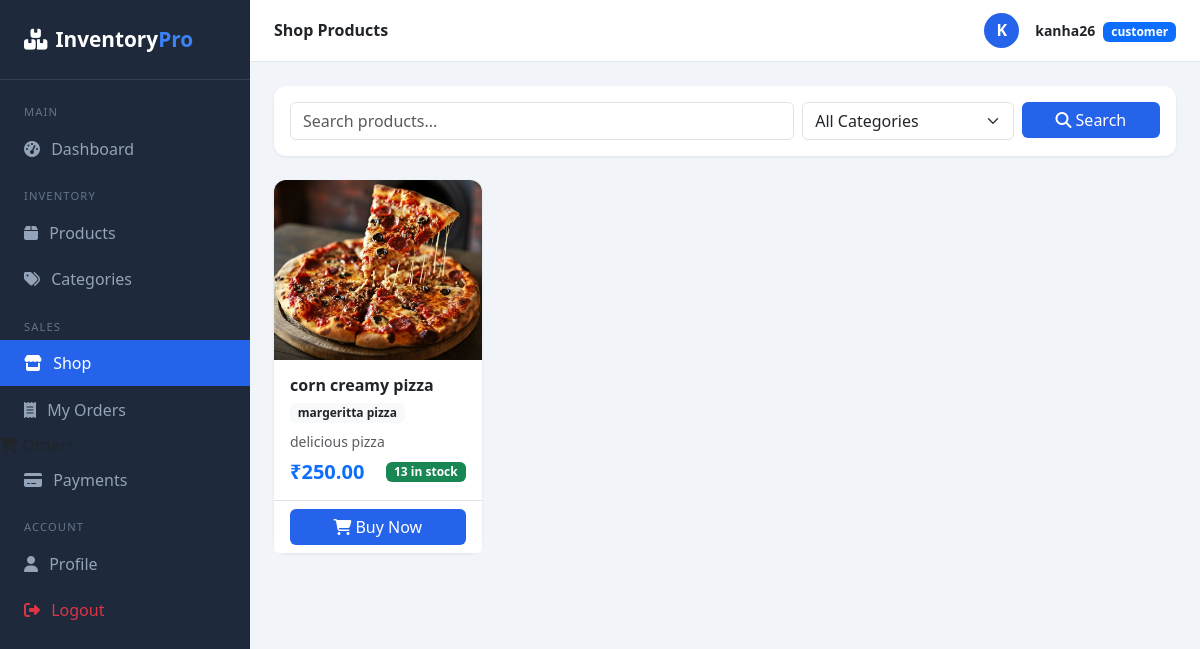
Page /orders/shop/ (signed in) on the committed database.
### accounts/models.py (models this page shows, shortened)
class User(AbstractUser):
    class Role(models.TextChoices):
        ADMIN = "admin", "Admin"
        STAFF = "staff", "Staff"
        CUSTOMER = "customer", "Customer"
    role = models.CharField(max_length=20, choices=Role.choices, default=Role.CUSTOMER)
    email = models.EmailField(unique=True)
    phone = models.CharField(max_length=15, blank=True)
    profile_photo = models.ImageField(upload_to="profiles/", blank=True, null=True)
    address = models.TextField(blank=True)

### products/models.py (models this page shows, shortened)
class Product(models.Model):
    category = models.ForeignKey(
        Category,
        on_delete=models.SET_NULL,
        null=True,
        blank=True,
        related_name="products"
    )
    name = models.CharField(max_length=200)
    sku = models.CharField(max_length=50, unique=True)
    description = models.TextField(blank=True)
    price = models.DecimalField(max_digits=10, decimal_places=2)
    cost_price = models.DecimalField(max_digits=10, decimal_places=2)
    stock_quantity = models.PositiveIntegerField(default=0)
    low_stock_threshold = models.PositiveIntegerField(default=10)
    image = models.ImageField(upload_to="products/", blank=True, null=True)
    is_active = models.BooleanField(default=True)
    created_at = models.DateTimeField(auto_now_add=True)
    updated_at = models.DateTimeField(auto_now=True)

class Category(models.Model):
    name = models.CharField(max_length=100, unique=True)
    description = models.TextField(blank=True)
    created_at = models.DateTimeField(auto_now_add=True)
    class Meta:
        verbose_name_plural = "Categories"

### orders/views.py (the view)
# urls.py: path("shop/", views.storefront, name="storefront"),
@login_required
def storefront(request):
    query = request.GET.get("q", "")
    category_id = request.GET.get("category", "")
    products = Product.objects.filter(is_active=True, stock_quantity__gt=0)
    if query:
        products = products.filter(Q(name__icontains=query) | Q(description__icontains=query))
    if category_id:
        products = products.filter(category_id=category_id)
    categories = Category.objects.all()
    return render(request, "orders/storefront.html", {
        "products": products,
        "categories": categories,
        "query": query,
    })

### inventory_project/templates/orders/storefront.html (shortened to what this page needs)
{% extends 'base.html' %}
{% block page_title %}Shop Products{% endblock %}
{% block content %}
<div class="card mb-4">
  <div class="card-body">
    <form method="get" class="row g-2">
      <div class="col-md-7">
        <input type="text" name="q" value="{{ query }}" class="form-control"
               placeholder="Search products...">
      </div>
      <div class="col-md-3">
        <select name="category" class="form-select">
          <option value="">All Categories</option>
        </select>
      </div>
      <div class="col-md-2">
        <button class="btn btn-primary w-100"><i class="fas fa-search"></i> Search</button>
      </div>
    </form>
  </div>
</div>
<div class="row g-4">
  {% for product in products %}
  <div class="col-md-4 col-lg-3">
    <div class="card h-100">
      <div style="height:180px; background:#f1f5f9; display:flex; align-items:center; justify-content:center; border-radius:12px 12px 0 0; overflow:hidden;">
        {% if product.image %}
          <img src="{{ product.image.url }}" style="width:100%; height:100%; object-fit:cover;">
        {% else %}
          <i class="fas fa-image fa-3x text-secondary opacity-50"></i>
        {% endif %}
      </div>
      <div class="card-body">
        <h6 class="fw-bold mb-1">{{ product.name }}</h6>
        {% if product.category %}
          <span class="badge bg-light text-dark mb-2">{{ product.category.name }}</span>
        {% endif %}
        <p class="text-muted small mb-2">{{ product.description|truncatewords:12 }}</p>
        <div class="d-flex justify-content-between align-items-center mt-2">
          <h5 class="fw-bold text-primary mb-0">₹{{ product.price }}</h5>
          <span class="badge bg-success">{{ product.stock_quantity }} in stock</span>
        </div>
      </div>
      <div class="card-footer bg-white border-top">
        <a href="{% url 'buy_now' product.id %}" class="btn btn-primary w-100">
          <i class="fas fa-shopping-cart me-1"></i>Buy Now
        </a>
      </div>
    </div>
  </div>
  {% empty %}
  <div class="col-12 text-center py-5">
    <i class="fas fa-box-open fa-3x text-muted mb-3"></i>
    <p class="text-muted">No products available right now.</p>
  </div>
  {% endfor %}
</div>
{% endblock %}

### inventory_project/templates/base.html (shortened to what this page needs)
<!DOCTYPE html>
<html lang="en">
<head>
  <link href="https://cdn.jsdelivr.net/npm/bootstrap@5.3.0/dist/css/bootstrap.min.css" rel="stylesheet">
  <link href="https://cdnjs.cloudflare.com/ajax/libs/font-awesome/6.4.0/css/all.min.css" rel="stylesheet">
</head>
<body>
{% if user.is_authenticated %}
<div class="sidebar">
  <div class="sidebar-brand">
    <i class="fas fa-boxes me-2"></i>Inventory<span>Pro</span>
  </div>
  <nav class="mt-2">
    <div class="nav-label">Main</div>
    <a href="{% url 'dashboard' %}" class="nav-link {% if request.resolver_match.url_name == 'dashboard' %}active{% endif %}">
      <i class="fas fa-tachometer-alt"></i> Dashboard</a>
    <div class="nav-label">Inventory</div>
    <a href="{% url 'product_list' %}" class="nav-link {% if 'product' in request.resolver_match.url_name %}active{% endif %}">
      <i class="fas fa-box"></i> Products</a>
    <a href="{% url 'category_list' %}" class="nav-link {% if 'category' in request.resolver_match.url_name %}active{% endif %}">
      <i class="fas fa-tags"></i> Categories</a>
    <div class="nav-label">Sales</div>
    {% if user.role == 'customer' %}
      <a href="{% url 'storefront' %}" class="nav-link {% if request.resolver_match.url_name == 'storefront' %}active{% endif %}">
        <i class="fas fa-store"></i> Shop</a>
      <a href="{% url 'my_orders' %}" class="nav-link {% if request.resolver_match.url_name == 'my_orders' %}active{% endif %}">
        <i class="fas fa-receipt"></i> My Orders</a>
    {% endif %}
        <i class="fas fa-shopping-cart"></i> Orders</a>
      <a href="{% url 'payment_list' %}" class="nav-link {% if 'payment' in request.resolver_match.url_name %}active{% endif %}">
        <i class="fas fa-credit-card"></i> Payments</a>
    <div class="nav-label">Account</div>
    <a href="{% url 'profile' %}" class="nav-link {% if request.resolver_match.url_name == 'profile' %}active{% endif %}">
      <i class="fas fa-user"></i> Profile</a>
    <a href="{% url 'logout' %}" class="nav-link text-danger">
      <i class="fas fa-sign-out-alt"></i> Logout</a>
  </nav>
</div>
<div class="main-content">
  <div class="topbar">
    <h6 class="mb-0 fw-semibold">{% block page_title %}Dashboard{% endblock %}</h6>
    <div class="d-flex align-items-center gap-3">
      {% if user.profile_photo %}
        <img src="{{ user.profile_photo.url }}" class="rounded-circle" width="35" height="35" style="object-fit:cover;">
      {% else %}
        <div style="width:35px;height:35px;background:#2563eb;border-radius:50%;display:flex;align-items:center;justify-content:center;color:#fff;font-weight:700;">
          {{ user.username|first|upper }}
        </div>
      {% endif %}
      <div>
        <span class="fw-semibold small">{{ user.username }}</span>
        <span class="badge bg-primary ms-1 small">{{ user.role }}</span>
      </div>
    </div>
  </div>
  <div class="page-body">
    {% block content %}{% endblock %}
  </div>
</div>
{% else %}
  {% block auth_content %}{% endblock %}
{% endif %}
</body>
</html>

### inventory_project/templates/base.html (style rules this page uses)
:root { --primary: #2563eb; --sidebar-width: 250px; }
body { background: #f1f5f9; font-family: 'Segoe UI', sans-serif; }
.sidebar { width: var(--sidebar-width); background: #1e293b; min-height: 100vh; position: fixed; top: 0; left: 0; z-index: 100; }
.sidebar-brand { padding: 1.5rem; color: #fff; font-size: 1.3rem; font-weight: 700; border-bottom: 1px solid #334155; }
.sidebar-brand span { color: #3b82f6; }
.sidebar .nav-link { color: #94a3b8; padding: .7rem 1.5rem; display: flex; align-items: center; gap: .7rem; transition: all .2s; }
.sidebar .nav-link:hover, .sidebar .nav-link.active { color: #fff; background: #2563eb; }
.sidebar .nav-label { color: #64748b; font-size: .7rem; text-transform: uppercase; letter-spacing: .1em; padding: 1rem 1.5rem .3rem; }
.main-content { margin-left: var(--sidebar-width); }
.topbar { background: #fff; padding: .8rem 1.5rem; border-bottom: 1px solid #e2e8f0; display: flex; justify-content: space-between; align-items: center; position: sticky; top: 0; z-index: 99; }
.page-body { padding: 1.5rem; }
.card { border: none; border-radius: 12px; box-shadow: 0 1px 3px rgba(0,0,0,.08); }
.btn-primary { background: #2563eb; border: none; }

### rows in the picture
User: username|first "K", username "kanha26", role "customer"
Product: image (picture), name "corn creamy pizza", category.name "margeritta pizza", description "delicious pizza", price "250.00", stock_quantity "13"
